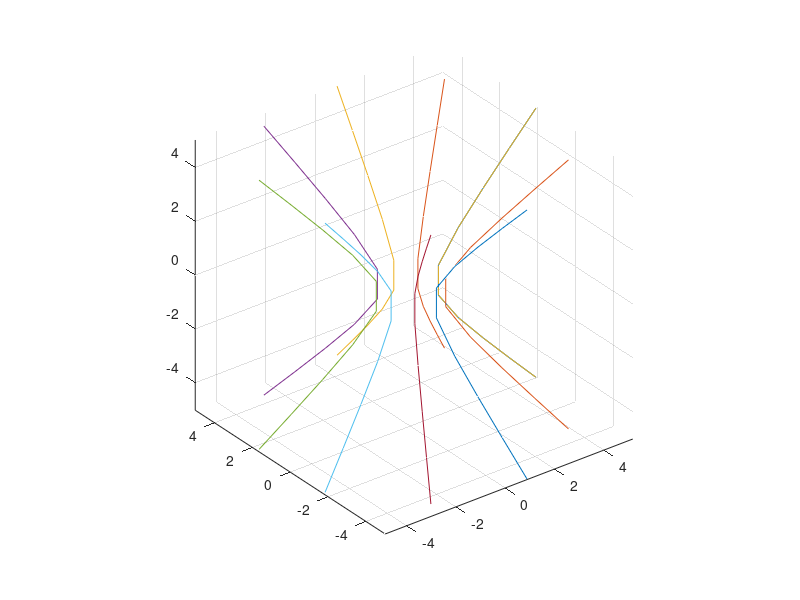

The MATLAB script that drew this image:
% sobj.m : 속이 빈 3차원 객체를 생성


N= 10;
z = linspace(-5, 5, N)';
radius = sqrt(1+z.^2);
theta = 2*pi*linspace(0,1,N);

theta=2*pi*linspace(0,1,N);
X = radius * cos(theta)
Y = radius * sin(theta)
Z = z(:,ones(1,N));

%surf(X,Y,Z)
plot3(X,Y,Z)
grid
axis equal